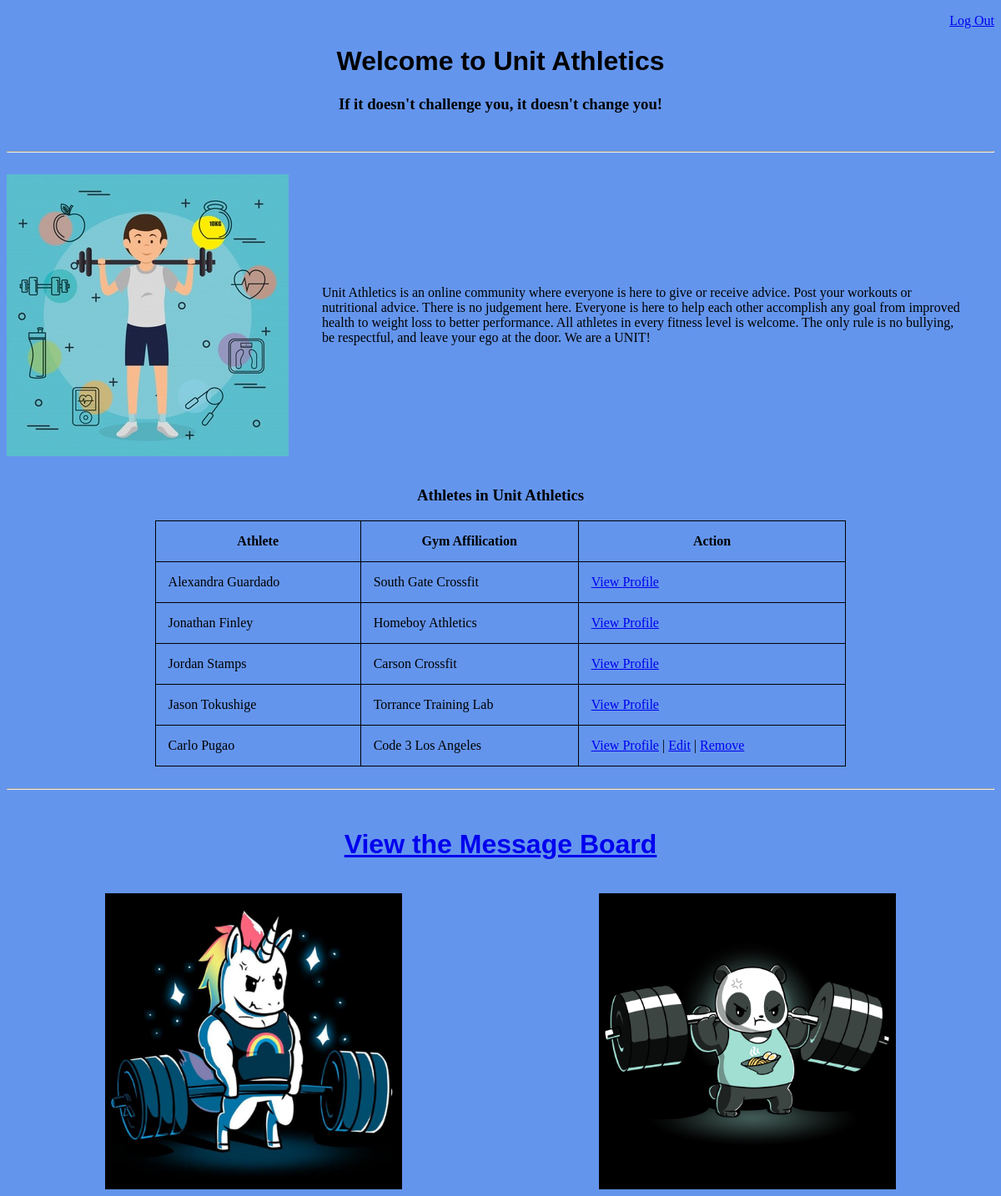
The page /dashboard (signed in) on the database its author committed.
### athletics_app/models.py (models this page shows)
class User(models.Model):
    first_name = models.CharField(max_length=64)
    last_name = models.CharField(max_length=64)
    gym = models.CharField(max_length=64)
    email = models.EmailField(max_length=255, unique=True)
    password = models.CharField(max_length=64)
    created_at = models.DateTimeField(auto_now_add=True)
    updated_at = models.DateTimeField(auto_now=True)
    objects = UserManager()

### athletics_app/views.py (the view)
# urls.py: path('dashboard', views.dashboard),
def dashboard(request):
    if 'user_id' not in request.session:
        messages.error(request, 'You must be logged in to view that page.')
        return redirect('/')
    context = {
        'user' : User.objects.get(id=request.session['user_id']),
        'all_users' : User.objects.all()
    }
    return render(request, 'dashboard.html', context)

### athletics_app/templates/dashboard.html (shortened to what this page needs)
<!DOCTYPE html>
<html lang="en">
<head>
    {% load static %}
</head>
<body>
    <p class="logout"><a href="/users/logout">Log Out</a></p>
    <h1>Welcome to Unit Athletics</h1>
    <h3>If it doesn't challenge you, it doesn't change you!</h3>
    <br>
    <hr>
    <br>
    <div class="container">
        <div class="topdiv">
            <img class="image1" src="{% static 'images/whole-person.jpg' %}" alt="whole-person" />
            <p class="top-para">Unit Athletics is an online community where everyone is here to give or receive advice.
                Post your workouts or
                nutritional advice. There is no judgement here. Everyone is here to help each other accomplish any goal
                from improved health to weight loss to better performance. All athletes in every fitness level is
                welcome. The only
                rule is no bullying, be respectful, and leave your ego at the door. We are a UNIT!
            </p>
        </div>
        <br>
        <div class="tablediv">
            <h3>Athletes in Unit Athletics</h3>
            <table>
                <thead>
                    <tr>
                        <th>Athlete</th>
                        <th>Gym Affilication</th>
                        <th>Action</th>
                    </tr>
                </thead>
                {%  for user in all_users %}
                <tbody>
                    <tr>
                        <td>{{ user.first_name }} {{ user.last_name }}</td>
                        <td>{{ user.gym }}</td>
                        <td>
                            <a href="/users/{{ user.id }}">View Profile</a>
                            {% if request.session.user_id == user.id %}
                            | <a href="/users/{{ user.id }}/edit">Edit</a> |
                            <a href="/users/{{ user.id }}/delete">Remove</a>
                            {% endif %}
                        </td>
                    </tr>
                </tbody>
                {% endfor %}
            </table>
        </div>
        <br>
        <hr>
        <br>
        <div class="lowerdiv">
            <h1><a href="/message_board">View the Message Board</a></h1>
            <br>
            <div class="imagediv">
                <img class="image2" src="{% static 'images/unicorn-deadlift.jpg' %}" alt="unicorn" />
                <img class="image2" src="{% static 'images/panda.jpg' %}" alt="panda" />
            </div>
        </div>
    </div>
</body>
</html>

### athletics_app/templates/dashboard.html (style rules this page uses)
.logout { text-align: right; }
body { background-color: cornflowerblue; }
h1 { text-align: center; font-weight: bolder; font-family: Impact, Haettenschweiler, 'Arial Narrow Bold', sans-serif; }
h3 { text-align: center; }
.image1 { width: 30%; }
.topdiv { display: flex; justify-content: space-around; align-items: center; }
.top-para { margin: 20px; padding: 20px; }
table { border-collapse: collapse; border: 1px solid black; margin-left: auto; margin-right: auto; width: 70%; }
th, td { border: 1px solid black; padding: 15px; margin: 20px; }
.imagediv { display: flex; justify-content: space-around; align-items: center; }
.image2 { width: 30%; }

### rows shown on the page
User: first_name "Alexandra", last_name "Guardado", gym "South Gate Crossfit"
User: first_name "Jonathan", last_name "Finley", gym "Homeboy Athletics"
User: first_name "Jordan", last_name "Stamps", gym "Carson Crossfit"
User: first_name "Jason", last_name "Tokushige", gym "Torrance Training Lab"
User: first_name "Carlo", last_name "Pugao", gym "Code 3 Los Angeles"
